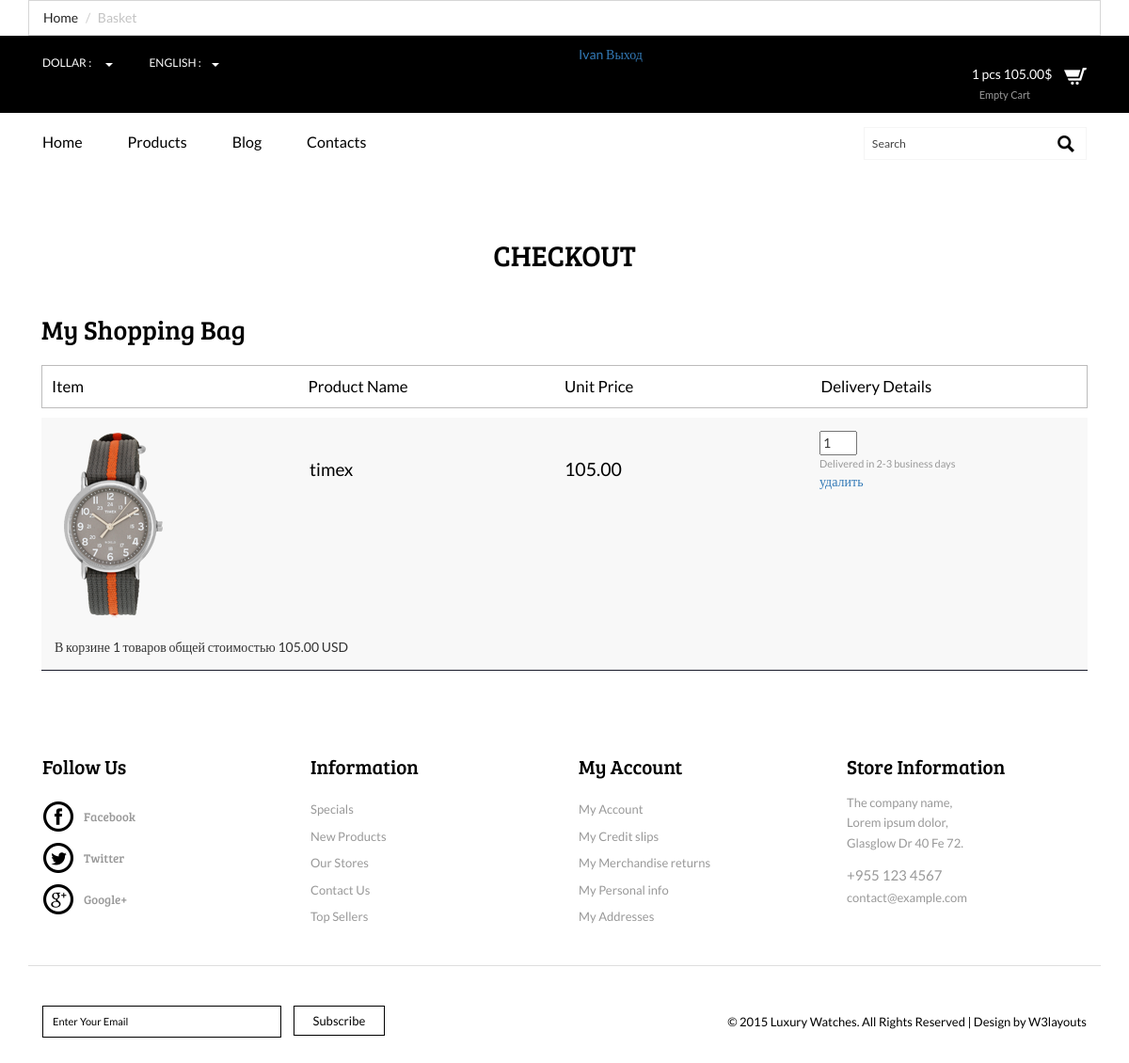
/basketapp/ (signed in), run on an earlier commit of the app's database.
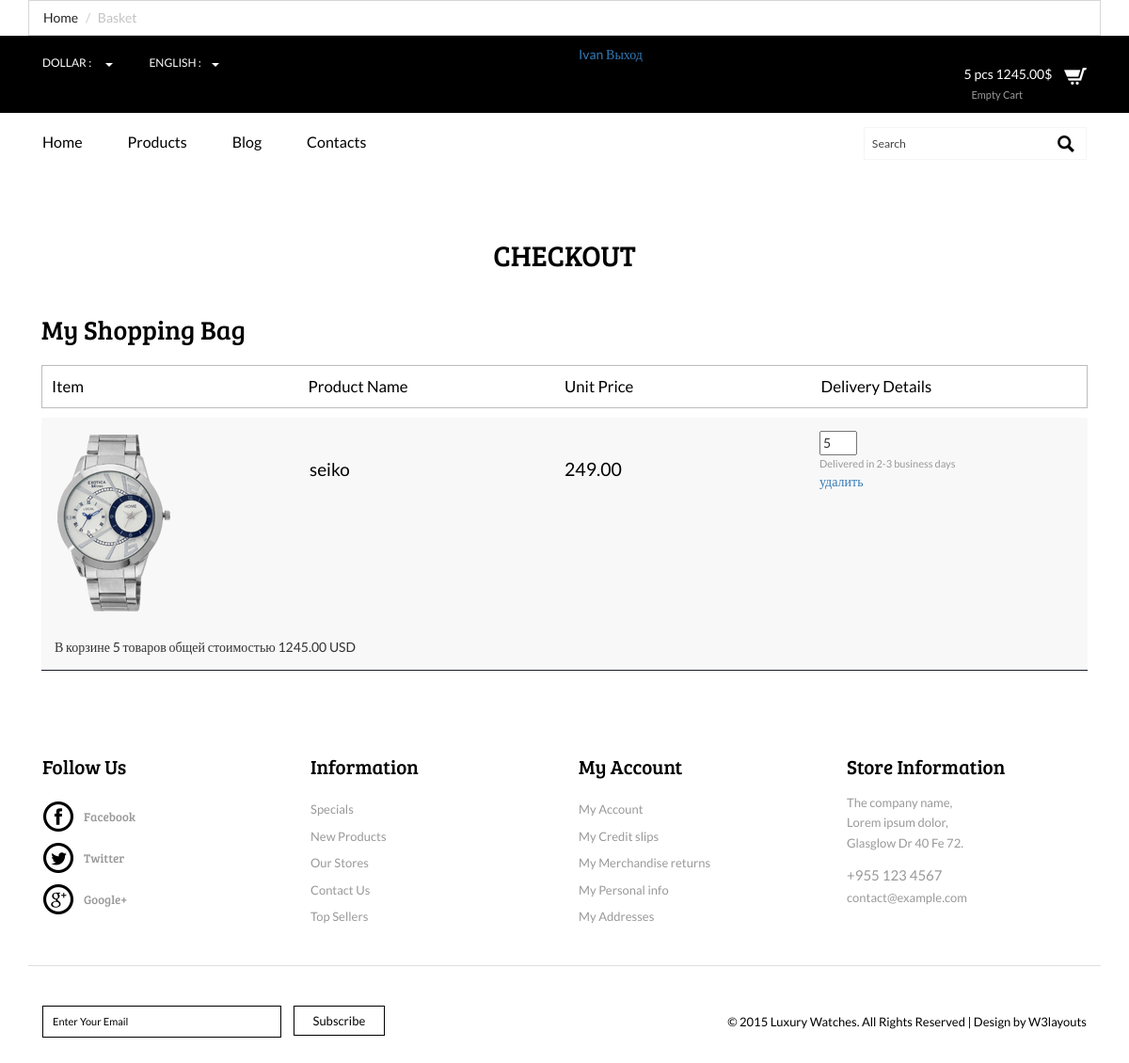
And on a later commit of the database.
### authapp/models.py (models this page shows)
class ShopUser(AbstractUser):
    age = models.PositiveSmallIntegerField(verbose_name='возраст', null=True)
    avatar = models.ImageField(upload_to='users_avatars', blank=True)
    def basket_cost(self):
        return sum(item.product.price * item.quantity for item in self.user_basket.all()) #user_basket, потому что прописан RELATED_NAME в классе BasketItem,
    def basket_total_quantity(self):
        return sum(item.quantity for item in self.user_basket.all())

### basketapp/models.py (models this page shows)
class BasketItem(models.Model):
    user = models.ForeignKey(
        get_user_model(),
        on_delete=models.CASCADE,
        related_name='user_basket',
    )
    product = models.ForeignKey(Product, on_delete=models.CASCADE)
    quantity = models.PositiveIntegerField(default=0)
    add_datetime = models.DateTimeField(auto_now_add=True)

### mainapp/models.py (models this page shows, shortened)
class Product(models.Model):
    category = models.ForeignKey(ProductCategory,
                                 on_delete=models.CASCADE,
                                 verbose_name='категория продукта')
    name = models.CharField('имя продукта', max_length=128)
    brand = models.CharField('brand', max_length=128, default='None')
    image = models.ImageField(upload_to='products_images', blank=True)
    short_desc = models.CharField('краткое описание продукта', max_length=64, blank=True)
    description = models.TextField('описание продукта', blank=True)
    price = models.DecimalField('цена продукта', max_digits=8, decimal_places=2, default=0)
    quantity = models.PositiveIntegerField('количество на складе', default=0)
    class Meta:
        verbose_name = 'продукт'
        verbose_name_plural = 'продукты'

### basketapp/views.py (the view)
# urls.py: path('', adminapp.index, name='index'),
@login_required
def index(request):
    basket_items = request.user.user_basket.all()
    context = {
        'page_title': 'Luxury watches | Basket',
        'breadcrumbs_active': 'Basket',
        'basket_items': basket_items,
    }
    return render(request, 'basketapp/checkout.html', context)

### basketapp/templates/basketapp/checkout.html
{% extends 'basketapp/base.html' %}
{% load static %}
{% block container %}
    <div class="basket_list">
        {% if basket_items %}
            {% include 'basketapp/inc__basket_items.html' %}
        {% endif %}
    </div>
{% endblock %}

### basketapp/templates/basketapp/base.html (shortened to what this page needs)
{% load static %}
<!DOCTYPE html>
<html>
<head>
    {% block bootstrap %}
    <link href="{% static 'css/bootstrap.css' %}" rel="stylesheet" type="text/css" media="all" />
    {% endblock %}
    {% block themes %}
<link href="{% static 'css/style.css' %}" rel="stylesheet" type="text/css" media="all" />
{% endblock %}
    {% block startmenu %}
<link href="{% static 'css/memenu.css' %}" rel="stylesheet" type="text/css" media="all" />
    {% endblock %}
{% include 'mainapp/includes/inc__breadcrumbs.html' %}
</head>
<body>
	<div class="top-header">
		<div class="container">
			<div class="top-header-main">
				<div class="col-md-6 top-header-left">
					<div class="drop">
						<div class="box">
						</div>
						<div class="box1">
						</div>
						<div class="clearfix"></div>
					</div>
				</div>
                <div class="col-md-6 top-header-left">
                        {% if user.is_authenticated %}
                            <a href="{% url 'auth:user_profile' %}">
                                {{ user.first_name|default:'Пользователь' }}
                            </a>
                            {% endif %}
                        {% if user.is_authenticated %}
                            <a href="{% url 'auth:logout' %}">Выход</a>
                            {% else %}
                            <a href="{% url 'auth:login' %}">Вход</a>
                        {% endif %}
                </div>
				</div>
				<div class="col-md-6 top-header-left">
					<div class="cart box_1">
						<a href="{% url 'basketapp:basketapp' %}">
							 <div class="total">
								<span class="Basket_summ">{{ user.basket_total_quantity }} pcs {{ user.basket_cost|floatformat:2 }}$</span></div>
								<img src="{% static 'images/cart-1.png' %}" alt="" />
						</a>
						<p><a href="{% url 'basketapp:delete_all' %}" class="simpleCart_empty">Empty Cart</a></p>
					</div>
				</div>
				<div class="clearfix"></div>
			</div>
		</div>
	{% include 'mainapp/includes/inc__main_horizontal_menu.html' %}
<div class="ckeckout">
    <div class="container">
        <div class="ckeck-top heading">
            <h2>CHECKOUT</h2>
        </div>
        <div class="ckeckout-top">
            <div class="cart-items">
                 <h3>My Shopping Bag</h3>
                <div class="in-check" >
                    <ul class="unit">
                        <li><span>Item</span></li>
                        <li><span>Product Name</span></li>
                        <li><span>Unit Price</span></li>
                        <li><span>Delivery Details</span></li>
                        <div class="clearfix"> </div>
                    </ul>
                    <ul class="cart-header">
                        {% block container %}
                        {% endblock %}
                    </ul>
                </div>
            </div>
     </div>
    </div>
</div>
	<div class="information">
		<div class="container">
			<div class="infor-top">
				<div class="col-md-3 infor-left">
					<h3>Follow Us</h3>
					<ul>
						<li><a href="#"><span class="fb"></span><h6>Facebook</h6></a></li>
						<li><a href="#"><span class="twit"></span><h6>Twitter</h6></a></li>
						<li><a href="#"><span class="google"></span><h6>Google+</h6></a></li>
					</ul>
				</div>
				<div class="col-md-3 infor-left">
					<h3>Information</h3>
					<ul>
						<li><a href="#"><p>Specials</p></a></li>
						<li><a href="#"><p>New Products</p></a></li>
						<li><a href="#"><p>Our Stores</p></a></li>
						<li><a href="contact.html"><p>Contact Us</p></a></li>
						<li><a href="#"><p>Top Sellers</p></a></li>
					</ul>
				</div>
				<div class="col-md-3 infor-left">
					<h3>My Account</h3>
					<ul>
						<li><a href="account.html"><p>My Account</p></a></li>
						<li><a href="#"><p>My Credit slips</p></a></li>
						<li><a href="#"><p>My Merchandise returns</p></a></li>
						<li><a href="#"><p>My Personal info</p></a></li>
						<li><a href="#"><p>My Addresses</p></a></li>
					</ul>
				</div>
				<div class="col-md-3 infor-left">
					<h3>Store Information</h3>
					<h4>The company name,
						<span>Lorem ipsum dolor,</span>
						Glasglow Dr 40 Fe 72.</h4>
					<h5>+955 123 4567</h5>
					<p><a href="mailto:example@email.com">contact@example.com</a></p>
				</div>
				<div class="clearfix"></div>
			</div>
		</div>
	</div>
	<div class="footer">
		<div class="container">
			<div class="footer-top">
				<div class="col-md-6 footer-left">
					<form>
						<input type="text" value="Enter Your Email" onfocus="this.value = '';" onblur="if (this.value == '') {this.value = 'Enter Your Email';}">
						<input type="submit" value="Subscribe">
					</form>
				</div>
				<div class="col-md-6 footer-right">
					<p>© 2015 Luxury Watches. All Rights Reserved | Design by  <a href="http://w3layouts.com/" target="_blank">W3layouts</a> </p>
				</div>
				<div class="clearfix"></div>
			</div>
		</div>
	</div>
</body>
</html>

### mainapp/templates/mainapp/includes/inc__breadcrumbs.html
	<div class="breadcrumbs">
		<div class="container">
			<div class="breadcrumbs-main">
				<ol class="breadcrumb">
					<li><a href="/">Home</a></li>
                    <li class="active">{{ breadcrumbs_active }}</li>
				</ol>
			</div>
		</div>
	</div>

### mainapp/templates/mainapp/includes/inc__main_horizontal_menu.html (shortened to what this page needs)
<div class="header-bottom">
    <div class="container">
        <div class="header">
            <div class="col-md-9 header-left">
            <div class="top-nav">
                <ul class="memenu skyblue">
                    <li class="grid {% if request.resolver_match.url_name == 'index' %}active{% endif %}"><a href="{% url 'main:index' %}">Home</a></li>
                    <li class="grid {% if request.resolver_match.url_name == 'products' %}active{% endif %}"><a href="{% url 'main:products' %}">Products</a></li>
                    <li class="grid {% if request.resolver_match.url_name == 'blog' %}active{% endif %}"><a href="{% url 'main:blog' %}">Blog</a></li>
                    <li class="grid {% if request.resolver_match.url_name == 'contact' %}active{% endif %}"><a href="{% url 'main:contact' %}">Contacts</a></li>                  </li>
                </ul>
            </div>
        </div>
        <div class="col-md-3 header-right">
            <div class="search-bar">
                <input type="text" value="Search" onfocus="this.value = '';" onblur="if (this.value == '') {this.value = 'Search';}">
                <input type="submit" value="">
            </div>
        </div>
        <div class="clearfix"> </div>
        </div>
    </div>
</div>

### basketapp/templates/basketapp/inc__basket_items.html
{% for item in basket_items %}
        <li class="ring-in"><a href="{% url 'main:single' %}" ><img src="/media/{{ item.product.image }}" class="img-responsive" alt="{{ item.product.short_desc }}"></a>
        </li>
        <li><span class="name">{{ item.product.name }}</span></li>
        <li><span class="cost">{{ item.product.price }}</span></li>
        <input class="product_qty" type="number" name="{{ item.pk }}" min="0" max="{{ item.product.quantity }}"
               value="{{ item.quantity }}">
        <li><p>Delivered in 2-3 business days</p></li>
        <li><a href="{% url 'basketapp:delete' item.pk %}">удалить</a></li>
    <div class="clearfix"></div>
{% endfor %}
<br>
<div class="basket_summary">
    В корзине {{ user.basket_total_quantity }} товаров общей стоимостью
    {{ user.basket_cost }} USD
</div>

### static/css/memenu.css (style rules this page uses)
.memenu { margin: 5px 0 0 0; padding: 0; width: 100%; list-style: none; display: inline-block; position: relative; font-size: 15px; }
.memenu li { display:inline-block; }
.memenu>li>a { float: left; padding-right: 45px; color: #000; font-size: 16px; text-decoration: none; transition: color .4s ease-in-out; -moz-transition: color .4s ease-in-out; -webkit-transition: color .4s ease-in-out; -o-transition: color .4s ease-in-out; }
.skyblue li>a,.skyblue>li.showhide span { color:#000; }

What changed in the data, as far as the page shows it:
removed BasketItem: product.image (picture), product.name "timex", product.price "105.00", quantity "1"
changed ShopUser "Ivan": basket_total_quantity "1" → "5"; basket_cost "105.00" → "1245.00"
added BasketItem: product.image (picture), product.name "seiko", product.price "249.00", product.quantity "5"
